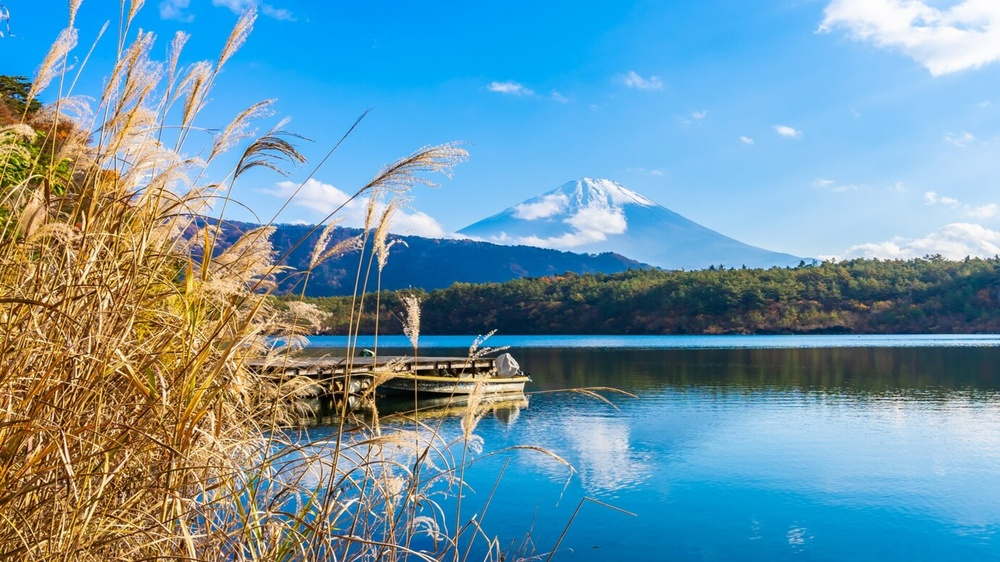
#> input picture data/backimage/sample.jpg, 1000 x 562 px, shrunk from 1920 x 1080 before the run, found by its file name
$ python affine_transformer.py
#> lines starting #> are read from the running program, lines starting #| are printed output that depends on the picture
import cv2
import numpy as np
import argparse
import random


class AffineTransformer:

    def affine_transform(self, image, src_points, dst_points):
        """
        画像を台形にアフィン変換する関数

        Parameters:
        image (numpy.ndarray): 入力画像
        src_points (list): 元画像の四隅の座標 [(x1, y1), (x2, y2), (x3, y3), (x4, y4)]
        dst_points (list): 変換後の台形の四隅の座標 [(x1', y1'), (x2', y2'), (x3', y3'), (x4', y4')]

        Returns:
        numpy.ndarray: 台形に変換された画像
        """

        # 入力ポイントと出力ポイントをnumpy配列に変換
        src_pts = np.float32(src_points)
        dst_pts = np.float32(dst_points)

        # 変換行列を取得
        matrix = cv2.getPerspectiveTransform(src_pts, dst_pts)

        # 画像サイズ（幅と高さ）
        h, w = image.shape[:2]

        # imageをBGRA形式に変換
        if len(image.shape) == 3:
            image = cv2.cvtColor(image, cv2.COLOR_BGR2BGRA)

        # 変換後の画像を生成、余白は黒で埋める
        transformed_image = cv2.warpPerspective(
            image, matrix, (w, h), borderValue=(0, 0, 0, 0)
        )

        # アルファチャンネルが0でない部分は1にする
        transformed_image[:, :, 3] = np.where(transformed_image[:, :, 3] > 0, 1, 0)
        return transformed_image

    def transform(self, image):
        height = image.shape[0]
        width = image.shape[1]
        src_points = [
            (0, 0),
            (image.shape[1], 0),
            (image.shape[1], image.shape[0]),
            (0, image.shape[0]),
        ]
        # 4辺のどれかを短くするために、0から3のランダムな数を取得（0：上辺、1：右辺、2：下辺、3：左辺）
        short_side = random.randint(0, 3)
        trans_raito = 0.95
        cut_width = int(width * (1 - trans_raito))
        cut_height = int(height * (1 - trans_raito))
        dst_points = []
        if short_side == 0:
            # 上辺をtrans_raito倍にする
            dst_points = [
                (cut_width, 0),
                (image.shape[1] - cut_width, 0),
                (image.shape[1], image.shape[0]),
                (0, image.shape[0]),
            ]
        elif short_side == 1:
            # 右辺をtrans_raito倍にする
            dst_points = [
                (0, 0),
                (image.shape[1], cut_height),
                (image.shape[1], image.shape[0] - cut_height),
                (0, image.shape[0]),
            ]
        elif short_side == 2:
            # 下辺をtrans_raito倍にする
            dst_points = [
                (0, 0),
                (image.shape[1], 0),
                (image.shape[1] - cut_width, image.shape[0]),
                (cut_width, image.shape[0]),
            ]
        elif short_side == 3:
            # 左辺をtrans_raito倍にする
            dst_points = [
                (0, cut_height),
                (image.shape[1], 0),
                (image.shape[1], image.shape[0]),
                (0, image.shape[0] - cut_height),
            ]
        return self.affine_transform(image, src_points, dst_points)


if __name__ == "__main__":
    # 例:
    # 入力画像の読み込み
    image = cv2.imread("sample.jpg")
#> image is the input picture: shape (562, 1000, 3); mean B, G, R 169.5, 150.4, 108.7
    # print(image.shape)
    affine_transfer = AffineTransformer()
    # 画像を変換
    transformed_image = affine_transfer.transform(image)
#> in affine_transform, `transformed_image = cv2.warpPerspective( image, matrix, (w, h), border..`:
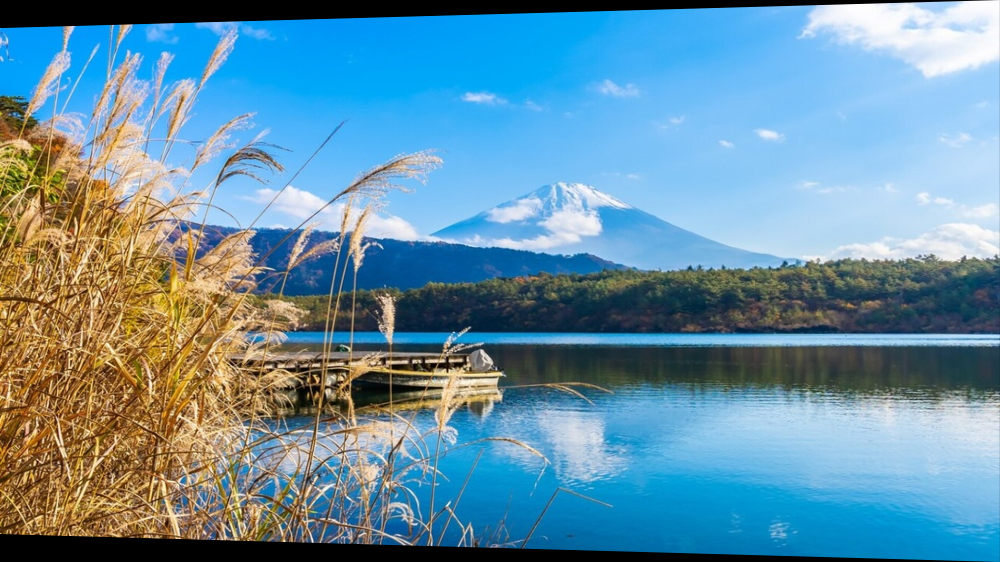
#> transformed_image: shape (562, 1000, 4); mean B, G, R, A 163.9, 144, 102.7, 242.3

    # 変換後の画像を保存
    cv2.imwrite("output_image.jpg", transformed_image)

    # 元画像の四隅の座標
    # src_points = [(0, 0), (image.shape[1], 0), (image.shape[1], image.shape[0]), (0, image.shape[0])]

    # 変換後の台形の四隅の座標 (例として、上部を縮めて台形にする)
    # dst_points = [(100, 0), (image.shape[1] - 100, 0), (image.shape[1], image.shape[0]), (0, image.shape[0])]
